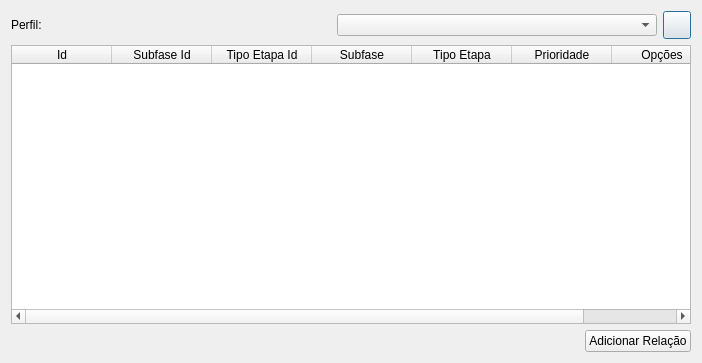
<?xml version="1.0" encoding="UTF-8"?>
<ui version="4.0">
 <class>Dialog</class>
 <widget class="QDialog" name="Dialog">
  <property name="geometry">
   <rect>
    <x>0</x>
    <y>0</y>
    <width>702</width>
    <height>363</height>
   </rect>
  </property>
  <property name="windowTitle">
   <string>Dialog</string>
  </property>
  <layout class="QGridLayout" name="gridLayout">
   <item row="2" column="0">
    <spacer name="horizontalSpacer">
     <property name="orientation">
      <enum>Qt::Horizontal</enum>
     </property>
     <property name="sizeHint" stdset="0">
      <size>
       <width>336</width>
       <height>20</height>
      </size>
     </property>
    </spacer>
   </item>
   <item row="0" column="0" colspan="2">
    <layout class="QHBoxLayout" name="horizontalLayout">
     <item>
      <widget class="QLabel" name="label">
       <property name="text">
        <string>Perfil:</string>
       </property>
      </widget>
     </item>
     <item>
      <widget class="QComboBox" name="profileCb"/>
     </item>
     <item>
      <widget class="QPushButton" name="editProfileBtn">
       <property name="sizePolicy">
        <sizepolicy hsizetype="Fixed" vsizetype="Fixed">
         <horstretch>0</horstretch>
         <verstretch>0</verstretch>
        </sizepolicy>
       </property>
       <property name="minimumSize">
        <size>
         <width>28</width>
         <height>28</height>
        </size>
       </property>
       <property name="maximumSize">
        <size>
         <width>28</width>
         <height>28</height>
        </size>
       </property>
       <property name="text">
        <string/>
       </property>
      </widget>
     </item>
    </layout>
   </item>
   <item row="2" column="1">
    <widget class="QPushButton" name="addSettingBtn">
     <property name="text">
      <string>Adicionar Relação</string>
     </property>
    </widget>
   </item>
   <item row="1" column="0" colspan="2">
    <widget class="QTableWidget" name="tableWidget">
     <column>
      <property name="text">
       <string>Id</string>
      </property>
     </column>
     <column>
      <property name="text">
       <string>Subfase Id</string>
      </property>
     </column>
     <column>
      <property name="text">
       <string>Tipo Etapa Id</string>
      </property>
     </column>
     <column>
      <property name="text">
       <string>Subfase</string>
      </property>
     </column>
     <column>
      <property name="text">
       <string>Tipo Etapa</string>
      </property>
     </column>
     <column>
      <property name="text">
       <string>Prioridade</string>
      </property>
     </column>
     <column>
      <property name="text">
       <string>Opções</string>
      </property>
     </column>
    </widget>
   </item>
  </layout>
 </widget>
 <resources/>
 <connections/>
</ui>
